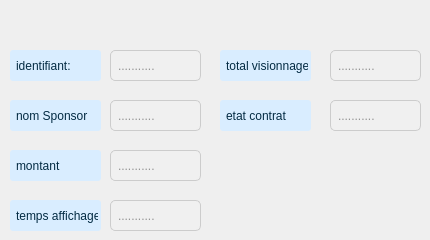
      <widget class="QWidget" name="tab_4">
       <attribute name="title">
        <string>Mise a jour</string>
       </attribute>
       <widget class="QLineEdit" name="id_lineEdit_2">
        <property name="geometry">
         <rect>
          <x>110</x>
          <y>50</y>
          <width>91</width>
          <height>31</height>
         </rect>
        </property>
        <property name="styleSheet">
         <string notr="true">QLineEdit {
    background-color: #f0f0f0; /* Set a very light background color */
    border-radius: 5px; /* Adjust the radius as needed */
    padding: 5px; /* Adjust padding as needed */
    border: 1px solid #ccc; /* Add a border */
    color: #333333; /* Set the color of the text to dark */
}
</string>
        </property>
        <property name="text">
         <string/>
        </property>
        <property name="placeholderText">
         <string>...........</string>
        </property>
       </widget>
       <widget class="QLabel" name="label_48">
        <property name="geometry">
         <rect>
          <x>10</x>
          <y>150</y>
          <width>91</width>
          <height>31</height>
         </rect>
        </property>
        <property name="styleSheet">
         <string notr="true">QLabel {
    background-color: rgb(217, 237, 255); /* Set the background color */
    border-radius: 3px; /* Adjust the radius as needed */
    padding: 3px; /* Adjust padding as needed */
color:rgb(3, 43, 67);
}
</string>
        </property>
        <property name="text">
         <string>montant</string>
        </property>
       </widget>
       <widget class="QLabel" name="label_49">
        <property name="geometry">
         <rect>
          <x>10</x>
          <y>50</y>
          <width>91</width>
          <height>31</height>
         </rect>
        </property>
        <property name="styleSheet">
         <string notr="true">QLabel {
    background-color: rgb(217, 237, 255); /* Set the background color */
    border-radius: 3px; /* Adjust the radius as needed */
    padding: 3px; /* Adjust padding as needed */
color:rgb(3, 43, 67);
}
</string>
        </property>
        <property name="text">
         <string>identifiant:</string>
        </property>
       </widget>
       <widget class="QLabel" name="label_50">
        <property name="geometry">
         <rect>
          <x>10</x>
          <y>100</y>
          <width>91</width>
          <height>31</height>
         </rect>
        </property>
        <property name="styleSheet">
         <string notr="true">QLabel {
    background-color: rgb(217, 237, 255); /* Set the background color */
    border-radius: 3px; /* Adjust the radius as needed */
    padding: 3px; /* Adjust padding as needed */
color:rgb(3, 43, 67);
}
</string>
        </property>
        <property name="text">
         <string>nom Sponsor</string>
        </property>
       </widget>
       <widget class="QLabel" name="label_51">
        <property name="geometry">
         <rect>
          <x>10</x>
          <y>200</y>
          <width>91</width>
          <height>31</height>
         </rect>
        </property>
        <property name="styleSheet">
         <string notr="true">QLabel {
    background-color: rgb(217, 237, 255); /* Set the background color */
    border-radius: 3px; /* Adjust the radius as needed */
    padding: 3px; /* Adjust padding as needed */
color:rgb(3, 43, 67);
}
</string>
        </property>
        <property name="text">
         <string>temps affichage</string>
        </property>
       </widget>
       <widget class="QLabel" name="label_52">
        <property name="geometry">
         <rect>
          <x>220</x>
          <y>50</y>
          <width>91</width>
          <height>31</height>
         </rect>
        </property>
        <property name="styleSheet">
         <string notr="true">QLabel {
    background-color: rgb(217, 237, 255); /* Set the background color */
    border-radius: 3px; /* Adjust the radius as needed */
    padding: 3px; /* Adjust padding as needed */
color:rgb(3, 43, 67);
}
</string>
        </property>
        <property name="text">
         <string>total visionnages</string>
        </property>
       </widget>
       <widget class="QLabel" name="label_53">
        <property name="geometry">
         <rect>
          <x>220</x>
          <y>100</y>
          <width>91</width>
          <height>31</height>
         </rect>
        </property>
        <property name="styleSheet">
         <string notr="true">QLabel {
    background-color: rgb(217, 237, 255); /* Set the background color */
    border-radius: 3px; /* Adjust the radius as needed */
    padding: 3px; /* Adjust padding as needed */
color:rgb(3, 43, 67);
}
</string>
        </property>
        <property name="text">
         <string>etat contrat</string>
        </property>
       </widget>
       <widget class="QLineEdit" name="name_lineEdit_2">
        <property name="geometry">
         <rect>
          <x>110</x>
          <y>100</y>
          <width>91</width>
          <height>31</height>
         </rect>
        </property>
        <property name="styleSheet">
         <string notr="true">QLineEdit {
    background-color: #f0f0f0; /* Set a very light background color */
    border-radius: 5px; /* Adjust the radius as needed */
    padding: 5px; /* Adjust padding as needed */
    border: 1px solid #ccc; /* Add a border */
    color: #333333; /* Set the color of the text to dark */
}
</string>
        </property>
        <property name="text">
         <string/>
        </property>
        <property name="placeholderText">
         <string>...........</string>
        </property>
       </widget>
       <widget class="QLineEdit" name="etatcontrat_lineEdit_2">
        <property name="geometry">
         <rect>
          <x>330</x>
          <y>100</y>
          <width>91</width>
          <height>31</height>
         </rect>
        </property>
        <property name="styleSheet">
         <string notr="true">QLineEdit {
    background-color: #f0f0f0; /* Set a very light background color */
    border-radius: 5px; /* Adjust the radius as needed */
    padding: 5px; /* Adjust padding as needed */
    border: 1px solid #ccc; /* Add a border */
    color: #333333; /* Set the color of the text to dark */
}
</string>
        </property>
        <property name="text">
         <string/>
        </property>
        <property name="placeholderText">
         <string>...........</string>
        </property>
       </widget>
       <widget class="QLineEdit" name="nb_totalaffichage_lineEdit_2">
        <property name="geometry">
         <rect>
          <x>330</x>
          <y>50</y>
          <width>91</width>
          <height>31</height>
         </rect>
        </property>
        <property name="styleSheet">
         <string notr="true">QLineEdit {
    background-color: #f0f0f0; /* Set a very light background color */
    border-radius: 5px; /* Adjust the radius as needed */
    padding: 5px; /* Adjust padding as needed */
    border: 1px solid #ccc; /* Add a border */
    color: #333333; /* Set the color of the text to dark */
}
</string>
        </property>
        <property name="text">
         <string/>
        </property>
        <property name="placeholderText">
         <string>...........</string>
        </property>
       </widget>
       <widget class="QLineEdit" name="tempsaffichage_lineEdit_2">
        <property name="geometry">
         <rect>
          <x>110</x>
          <y>200</y>
          <width>91</width>
          <height>31</height>
         </rect>
        </property>
        <property name="styleSheet">
         <string notr="true">QLineEdit {
    background-color: #f0f0f0; /* Set a very light background color */
    border-radius: 5px; /* Adjust the radius as needed */
    padding: 5px; /* Adjust padding as needed */
    border: 1px solid #ccc; /* Add a border */
    color: #333333; /* Set the color of the text to dark */
}
</string>
        </property>
        <property name="text">
         <string/>
        </property>
        <property name="placeholderText">
         <string>...........</string>
        </property>
       </widget>
       <widget class="QLineEdit" name="montant_lineEdit_2">
        <property name="geometry">
         <rect>
          <x>110</x>
          <y>150</y>
          <width>91</width>
          <height>31</height>
         </rect>
        </property>
        <property name="styleSheet">
         <string notr="true">QLineEdit {
    background-color: #f0f0f0; /* Set a very light background color */
    border-radius: 5px; /* Adjust the radius as needed */
    padding: 5px; /* Adjust padding as needed */
    border: 1px solid #ccc; /* Add a border */
    color: #333333; /* Set the color of the text to dark */
}
</string>
        </property>
        <property name="text">
         <string/>
        </property>
        <property name="placeholderText">
         <string>...........</string>
        </property>
       </widget>
      </widget>
